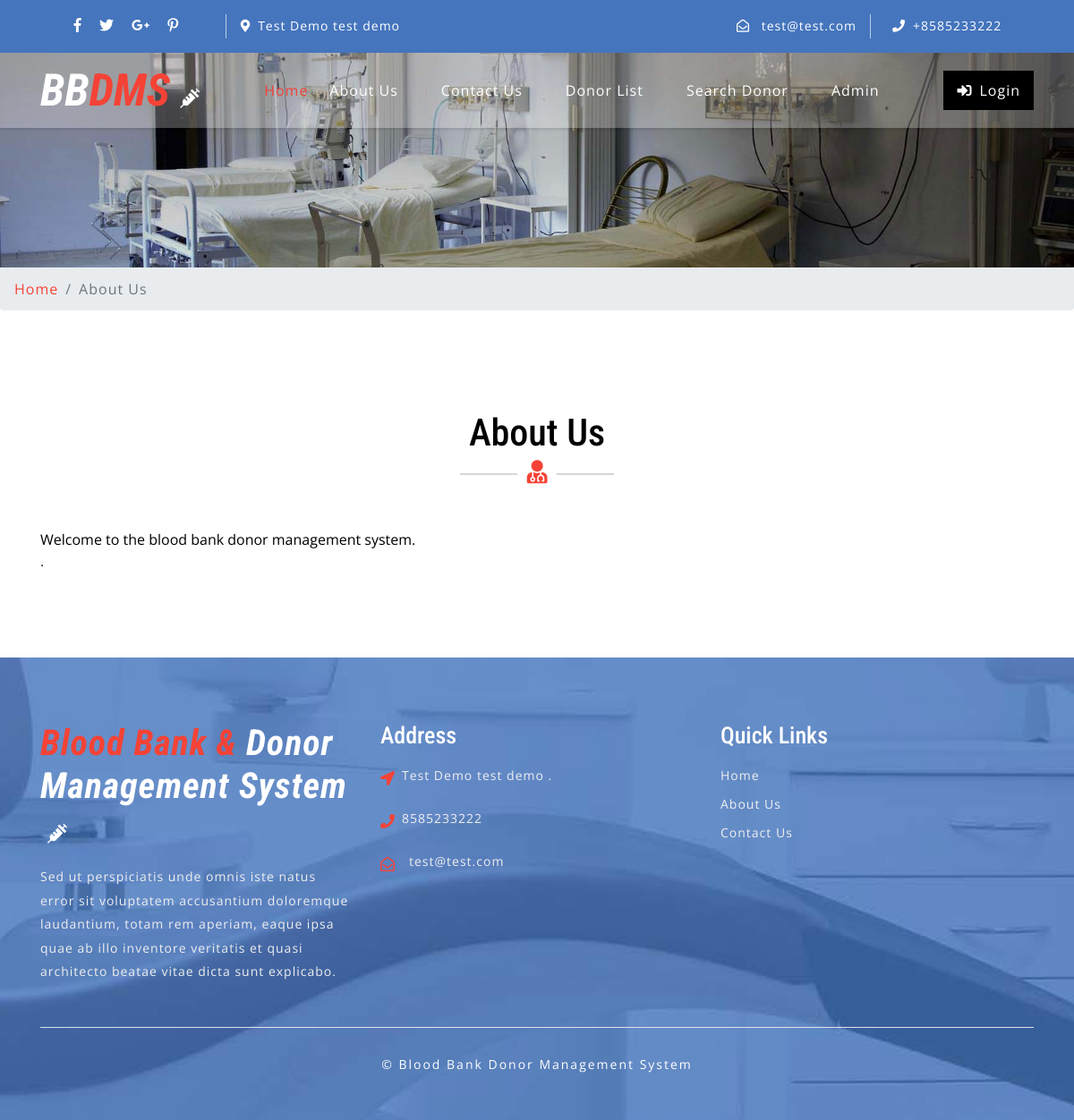
Page /about.php on the committed database.
### tables this page shows
CREATE TABLE `tblcontactusinfo` (
  `id` int(11) NOT NULL,
  `Address` tinytext DEFAULT NULL,
  `EmailId` varchar(255) DEFAULT NULL,
  `ContactNo` char(11) DEFAULT NULL
);

CREATE TABLE `tblpages` (
  `id` int(11) NOT NULL,
  `PageName` varchar(255) DEFAULT NULL,
  `type` varchar(255) NOT NULL DEFAULT '',
  `detail` longtext NOT NULL
);

### about.php (the view, shortened to what this page needs)
<?php
include('includes/config.php');
?>
<!DOCTYPE html>
<html lang="zxx">
<head>
	<link rel="stylesheet" href="css/bootstrap.css">
	<link rel="stylesheet" href="css/style.css" type="text/css" media="all" />
	<link rel="stylesheet" href="css/fontawesome-all.css">
</head>
<body>
	<?php include('includes/header.php');?>
	<div class="inner-banner-w3ls">
	</div>
	<div class="breadcrumb-agile">
		<div aria-label="breadcrumb">
			<ol class="breadcrumb">
				<li class="breadcrumb-item">
					<a href="index.php">Home</a>
				</li>
				<li class="breadcrumb-item active" aria-current="page">About Us</li>
			</ol>
		</div>
	</div>
	<section class="about py-5">
		<div class="container py-xl-5 py-lg-3">
			<?php
$pagetype="aboutus";
$sql = "SELECT type,detail,PageName from tblpages where type=:pagetype";
$query = $dbh -> prepare($sql);
$query->bindParam(':pagetype',$pagetype,PDO::PARAM_STR);
$query->execute();
$results=$query->fetchAll(PDO::FETCH_OBJ);
if($query->rowCount() > 0)
{
foreach($results as $result)
{ ?>
			<div class="w3ls-titles text-center mb-md-5 mb-4">
				<h3 class="title"><?php   echo htmlentities($result->PageName); ?></h3>
				<span>
					<i class="fas fa-user-md"></i>
				</span>
			</div>
			<p class="aboutpara text-center mx-auto"><?php  echo $result->detail; ?>.</p>
<?php } } ?>
		</div>
	</section>
	<?php include('includes/footer.php');?>
</body>
</html>

### includes/header.php (shortened to what this page needs)
    <header>
        <div class="top-bar py-3">
            <div class="container">
                <div class="row">
                    <div class="col-lg-7 top-social-agile">
                        <div class="row">
                            <ul class="col-lg-4 col-6 top-right-info text-center">
                                <li>
                                    <a href="#">
                                        <i class="fab fa-facebook-f"></i>
                                    </a>
                                </li>
                                <li class="mx-3">
                                    <a href="#">
                                        <i class="fab fa-twitter"></i>
                                    </a>
                                </li>
                                <li>
                                    <a href="#">
                                        <i class="fab fa-google-plus-g"></i>
                                    </a>
                                </li>
                                <li class="ml-3">
                                    <a href="#">
                                        <i class="fab fa-pinterest-p"></i>
                                    </a>
                                </li>
                            </ul><?php
$sql = "SELECT * from tblcontactusinfo";
$query = $dbh -> prepare($sql);
$query->execute();
$results=$query->fetchAll(PDO::FETCH_OBJ);
if($query->rowCount() > 0)
{
foreach($results as $result)
{ ?>
                            <div class="col-6 header-top_w3layouts pl-3 text-lg-left text-center">
                                <p class="text-white">
                                    <i class="fas fa-map-marker-alt mr-2"></i><?php  echo $result->Address; ?></p>
                            </div>
                        </div>
                    </div>
                    <div class="col-lg-5 top-social-agile text-lg-right text-center">
                        <div class="row">
                            <div class="col-lg-7 col-6 top-w3layouts">
                                <p class="text-white">
                                    <i class="far fa-envelope-open mr-2"></i>
                                    <a href="mailto:info@example.com" class="text-white"><?php  echo $result->EmailId; ?></a>
                                </p>
                            </div>
                            <div class="col-lg-5 col-6 header-w3layouts pl-4 text-lg-left">
                                <p class="text-white">
                                    <i class="fas fa-phone mr-2"></i>+<?php  echo $result->ContactNo; ?></p>
                            </div>
                        </div><?php } } ?>
                    </div>
                </div>
            </div>
        </div>
    </header>
    <div id="home">
        <div class="main-top py-1">
            <nav class="navbar navbar-expand-lg navbar-light fixed-navi">
                <div class="container">
                    <h1>
                        <a class="navbar-brand font-weight-bold font-italic" href="index.php">
                            <span>BB</span>DMS
                            <i class="fas fa-syringe"></i>
                        </a>
                    </h1>
                    <div class="collapse navbar-collapse text-center" id="navbarSupportedContent">
                        <ul class="navbar-nav ml-lg-auto">
                            <li class="nav-item active mt-lg-0 mt-3">
                                <a class="nav-link" href="index.php">Home
                                </a>
                            </li>
                            <li class="nav-item mx-lg-4 my-lg-0 my-3">
                                <a class="nav-link" href="about.php">About Us</a>
                            </li>
                            <li class="nav-item mx-lg-4 my-lg-0 my-3">
                                <a class="nav-link" href="contact.php">Contact Us</a>
                            </li>
                            <li class="nav-item mx-lg-4 my-lg-0 my-3">
                                <a class="nav-link" href="donor-list.php">Donor List</a>
                            </li>
                            <li class="nav-item mx-lg-4 my-lg-0 my-3">
                                <a class="nav-link" href="search-donor.php">Search Donor</a>
                            </li>
                            <?php if (strlen($_SESSION['bbdmsdid']==0)) {?>
                            <li class="nav-item mx-lg-4 my-lg-0 my-3">
                                <a class="nav-link" href="admin/index.php">Admin</a>
                            </li>
                        </ul>
                        <a href="login.php" class="login-button ml-lg-5 mt-lg-0 mt-4 mb-lg-0 mb-3" >
                            <i class="fas fa-sign-in-alt mr-2"></i>Login</a><?php } ?>
                    </div>
                </div>
            </nav>
        </div>
    </div>

### includes/footer.php (shortened to what this page needs)
<footer>
    <div class="w3ls-footer-grids pt-sm-4 pt-3">
      <div class="container py-xl-5 py-lg-3">
        <div class="row">
          <div class="col-md-4 w3l-footer">
            <h2 class="mb-sm-3 mb-2">
              <a href="index.php" class="text-white font-italic font-weight-bold">
                <span>Blood Bank & </span>Donor Management System
                <i class="fas fa-syringe ml-2"></i>
              </a>
            </h2>
            <p>Sed ut perspiciatis unde omnis iste natus error sit voluptatem accusantium doloremque laudantium, totam rem
              aperiam,
              eaque ipsa quae ab illo inventore veritatis et quasi architecto beatae vitae dicta sunt explicabo.</p>
          </div>
          <div class="col-md-4 w3l-footer my-md-0 my-4">
            <h3 class="mb-sm-3 mb-2 text-white">Address</h3>
            <ul class="list-unstyled">
              <?php
$pagetype="contactus";
$sql = "SELECT * from tblcontactusinfo";
$query = $dbh -> prepare($sql);
$query->bindParam(':pagetype',$pagetype,PDO::PARAM_STR);
$query->execute();
$results=$query->fetchAll(PDO::FETCH_OBJ);
if($query->rowCount() > 0)
{
foreach($results as $result)
{ ?>
              <li>
                <i class="fas fa-location-arrow float-left"></i>
                <p class="ml-4">
                  <span><?php  echo $result->Address; ?>. </p>
                <div class="clearfix"></div>
              </li>
              <li class="my-3">
                <i class="fas fa-phone float-left"></i>
                <p class="ml-4"><?php  echo $result->ContactNo; ?></p>
                <div class="clearfix"></div>
              </li>
              <li>
                <i class="far fa-envelope-open float-left"></i>
                <a href="mailto:info@example.com" class="ml-3"><?php  echo $result->EmailId; ?></a>
                <div class="clearfix"></div>
              </li>
            <?php } } ?></ul>
          </div>
          <div class="col-md-4 w3l-footer">
            <h3 class="mb-sm-3 mb-2 text-white">Quick Links</h3>
            <div class="nav-w3-l">
              <ul class="list-unstyled">
                <li>
                  <a href="index.php">Home</a>
                </li>
                <li class="mt-2">
                  <a href="about.php">About Us</a>
                </li>
                <li class="mt-2">
                  <a href="contact.php">Contact Us</a>
                </li>
              </ul>
            </div>
          </div>
        </div>
        <div class="border-top mt-5 pt-lg-4 pt-3 pb-lg-0 pb-3 text-center">
          <p class="copy-right-grids mt-lg-1">©  Blood Bank Donor Management System
          </p>
        </div>
      </div>
    </div>
  </footer>

### css/style.css (style rules this page uses)
body { padding: 0; margin: 0; background: #FFF; font-family: 'Open Sans', sans-serif; }
body a { transition: 0.5s all; -webkit-transition: 0.5s all; -moz-transition: 0.5s all; -o-transition: 0.5s all; -ms-transition: 0.5s all; text-decoration: none; }
h1, h2, h3, h4, h5, h6 { margin: 0; padding: 0; font-family: 'Roboto Condensed', sans-serif; }
p { margin: 0; padding: 0; font-family: 'Open Sans', sans-serif; font-size: 15px; letter-spacing: 1px; line-height: 1.9; color: #999; }
ul, ol { margin: 0; padding: 0; }
.top-bar { background: #4575bd; }
.top-right-info li i { color: #fff; transition: 0.5s all; -webkit-transition: 0.5s all; -moz-transition: 0.5s all; -o-transition: 0.5s all; -ms-transition: 0.5s all; }
.top-right-info li { display: inline-block; }
.header-top_w3layouts p, .header-w3layouts p, .top-w3layouts p { font-size: 14px; }
.header-top_w3layouts, .header-w3layouts { border-left: 1px solid rgba(255, 255, 255, 0.63); }
div#home { position: relative; }
.main-top { position: absolute; z-index: 999; width: 100%; background: rgba(255, 255, 255, 0.26); box-shadow: 0 2px 3px 0 rgba(0, 0, 0, 0.1); -webkit-transition: background-color .1s ease-in-out; -moz-transition: background-color .1s ease-in-out; -ms-transition: background-color .1s ease-in-out; -o-transition: background-color .1s ease-in-out; transition: background-color .1s ease-in-out; }
.navbar-light .navbar-nav .nav-link { padding: 0; color: #fff; background: transparent; font-size: 16px; letter-spacing: 1px; }
.navbar-light .navbar-nav .show>.nav-link, .navbar-light .navbar-nav .active>.nav-link, .navbar-light .navbar-nav .nav-link.show, .navbar-light .navbar-nav .nav-link.active, .navbar-light .navbar-nav .nav-link:hover, .navbar-light .navbar-nav .nav-link:focus { color: #f44336; }
nav.fixed-navi ul { list-style: none; margin: 0; padding: 0; }
nav.fixed-navi ul li { float: left; }
a.navbar-brand { color: #f44336; font-size: 50px; padding: 0; }
.navbar-light .navbar-brand, .navbar-light .navbar-brand:hover, .navbar-light .navbar-brand:focus, .w3l-footer h2 a span { color: #f44336; }
a.navbar-brand span { color: #fff; }
a.navbar-brand i, .w3l-footer h2 a i { color: #fff; font-size: 22px; }
a.login-button { color: #fff; letter-spacing: 1px; font-size: 16px; padding: 10px 15px; background: #000; display: inline-block; }
h3.title { color: #000; font-size: 42px; }
.w3ls-titles span { position: relative; }
.w3ls-titles span:before { content: " "; background: #d6d6d6; width: 64px; height: 2px; position: absolute; top: 9px; left: -75px; }
.w3ls-titles span:after { content: " "; background: #d6d6d6; width: 64px; height: 2px; position: absolute; top: 9px; right: -75px; }
.w3ls-titles i { color: #f44336; font-size: 26px; margin-top: 5px; }
footer { background: url(../images/bg3.jpg) no-repeat center fixed; background-size: cover; -webkit-background-size: cover; -moz-background-size: cover; -o-background-size: cover; -moz-background-size: cover; }
.w3l-footer h2 a { font-size: 40px; letter-spacing: 1px; }
.w3l-footer h3 { font-size: 26px; }
.w3l-footer p, .w3l-footer p a, .w3l-footer ul li a { font-size: 14px; color: #efefef; letter-spacing: 1px; }
.w3l-footer ul li i { color: #f44336; line-height: 2; }
p.copy-right-grids { font-size: 14px; color: #fff; letter-spacing: 2px; }
.inner-banner-w3ls { background: url(../images/banner3.jpg) no-repeat center; background-size: cover; -webkit-background-size: cover; -moz-background-size: cover; -o-background-size: cover; -moz-background-size: cover; height: 20vw; }
.breadcrumb li a { color: #f44336; }
.breadcrumb li { letter-spacing: 1px; color: #000; }
.about p.aboutpara { font-size: 16px; max-width: 900px; }

### rows in the picture
tblcontactusinfo: Address "Test Demo test demo", EmailId "test@test.com", ContactNo "8585233222"
tblpages: PageName "About Us", detail "Welcome to the blood bank donor management system."
